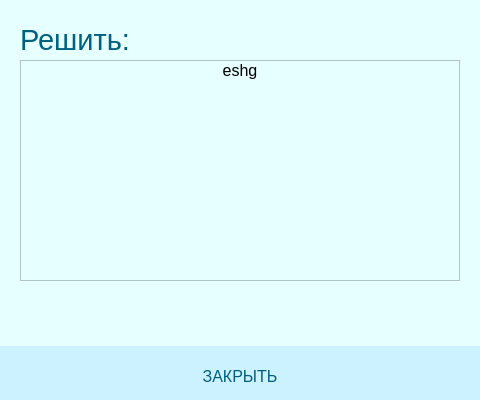
<?xml version="1.0" encoding="UTF-8"?>
<ui version="4.0">
 <class>Win5</class>
 <widget class="QWidget" name="Win5">
  <property name="geometry">
   <rect>
    <x>0</x>
    <y>0</y>
    <width>480</width>
    <height>400</height>
   </rect>
  </property>
  <property name="minimumSize">
   <size>
    <width>0</width>
    <height>0</height>
   </size>
  </property>
  <property name="maximumSize">
   <size>
    <width>480</width>
    <height>400</height>
   </size>
  </property>
  <property name="windowTitle">
   <string>View</string>
  </property>
  <property name="styleSheet">
   <string notr="true">background-color:	#e6ffff</string>
  </property>
  <widget class="QLabel" name="label_2">
   <property name="geometry">
    <rect>
     <x>20</x>
     <y>20</y>
     <width>441</width>
     <height>39</height>
    </rect>
   </property>
   <property name="sizePolicy">
    <sizepolicy hsizetype="Preferred" vsizetype="Preferred">
     <horstretch>0</horstretch>
     <verstretch>0</verstretch>
    </sizepolicy>
   </property>
   <property name="font">
    <font>
     <pointsize>22</pointsize>
    </font>
   </property>
   <property name="toolTipDuration">
    <number>-1</number>
   </property>
   <property name="autoFillBackground">
    <bool>false</bool>
   </property>
   <property name="styleSheet">
    <string notr="true">color:#006080;</string>
   </property>
   <property name="text">
    <string>Решить:</string>
   </property>
  </widget>
  <widget class="QListWidget" name="listWidget">
   <property name="geometry">
    <rect>
     <x>20</x>
     <y>60</y>
     <width>440</width>
     <height>221</height>
    </rect>
   </property>
   <property name="font">
    <font>
     <pointsize>12</pointsize>
    </font>
   </property>
   <item>
    <property name="text">
     <string>eshg</string>
    </property>
    <property name="textAlignment">
     <set>AlignCenter</set>
    </property>
   </item>
  </widget>
  <widget class="QPushButton" name="pushButton_2">
   <property name="geometry">
    <rect>
     <x>0</x>
     <y>346</y>
     <width>480</width>
     <height>61</height>
    </rect>
   </property>
   <property name="sizePolicy">
    <sizepolicy hsizetype="Preferred" vsizetype="Preferred">
     <horstretch>0</horstretch>
     <verstretch>0</verstretch>
    </sizepolicy>
   </property>
   <property name="font">
    <font>
     <family>Arial</family>
     <pointsize>12</pointsize>
    </font>
   </property>
   <property name="styleSheet">
    <string notr="true">QPushButton{
	color:#006080;
	background-color:#ccf2ff;
	border: none;
	
}
QPushButton:hover{
	color:#ffd9b3;
	background-color:#006080;
}
QPushButton:pressed{
	color:#ff9933;
	background-color:#006080;
}</string>
   </property>
   <property name="text">
    <string>ЗАКРЫТЬ</string>
   </property>
  </widget>
 </widget>
 <resources/>
 <connections/>
</ui>
